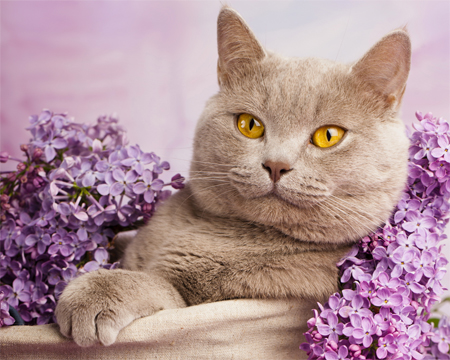
#> input picture Task-12/cat.jpg, 450 x 360 px
$ python contrast.py
#> lines starting #> are read from the running program, lines starting #| are printed output that depends on the picture
#> further down, source is the input picture: shape (360, 450, 3); mean B, G, R 150.2, 144.5, 175.8
import cv2
import numpy as np

def increaseContrast(image, clipLim):
#> called with clipLim = 2
    labImage = cv2.cvtColor(image, cv2.COLOR_BGR2LAB)
#> labImage: shape (360, 450, 3); mean of channels 0, 1, 2 159.5, 141.3, 129.7
    lChannel, a, b = cv2.split(labImage)
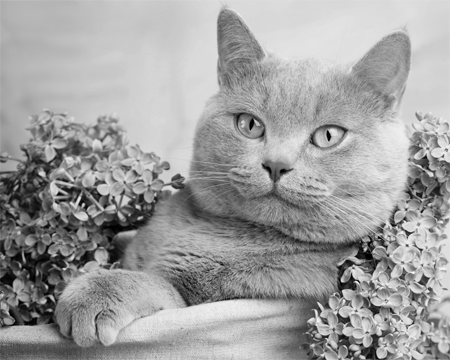
#> lChannel: shape (360, 450); min 0, max 250, mean 159.5
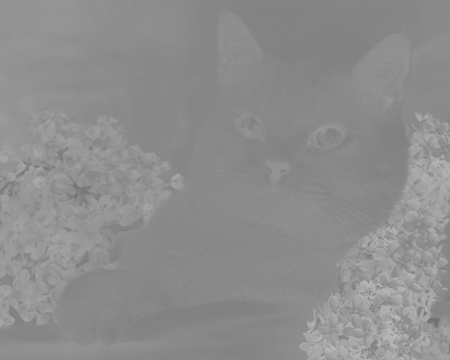
#> a: shape (360, 450); min 111, max 189, mean 141.3
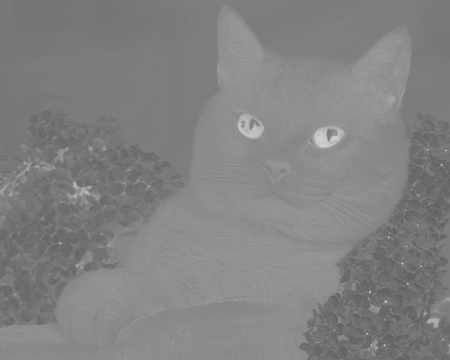
#> b: shape (360, 450); min 93, max 209, mean 129.7

    gridSize = (8, 8)

    clahe = cv2.createCLAHE(clipLimit=clipLim, tileGridSize=gridSize)
    cl = clahe.apply(lChannel)
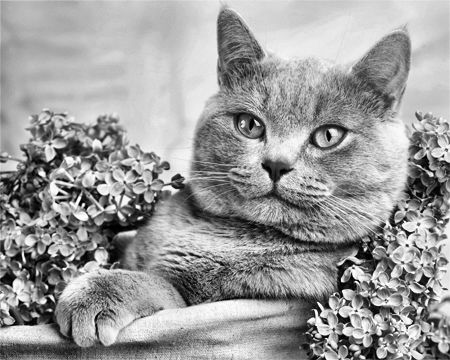
#> cl: shape (360, 450); min 0, max 255, mean 155.4
    limg = cv2.merge((cl,a,b))
#> limg: shape (360, 450, 3); mean of channels 0, 1, 2 155.4, 141.3, 129.7

    return cv2.cvtColor(limg, cv2.COLOR_LAB2BGR)
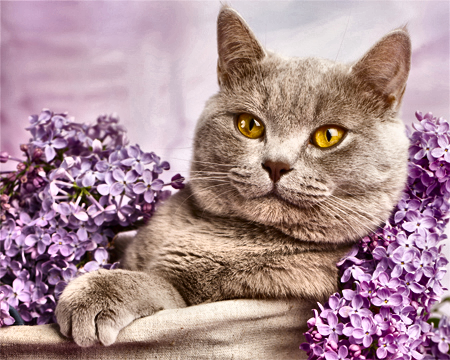
#> returned value: shape (360, 450, 3); mean B, G, R 147.1, 141.2, 171.9

source = cv2.imread('cat.jpg')
result2 = increaseContrast(source, 2)
result8 = increaseContrast(source, 8)
#> call 2 of increaseContrast, with clipLim = 8
#> in increaseContrast (call 2), `cl = clahe.apply(lChannel)`:
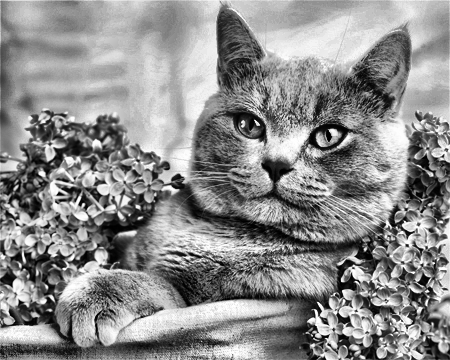
#> cl: shape (360, 450); min 0, max 255, mean 140.6
#> in increaseContrast (call 2), `limg = cv2.merge((cl,a,b))`: limg: shape (360, 450, 3); mean of channels 0, 1, 2 140.6, 141.3, 129.7
#> in increaseContrast (call 2), `return cv2.cvtColor(limg, cv2.COLOR_LAB2BGR)`:
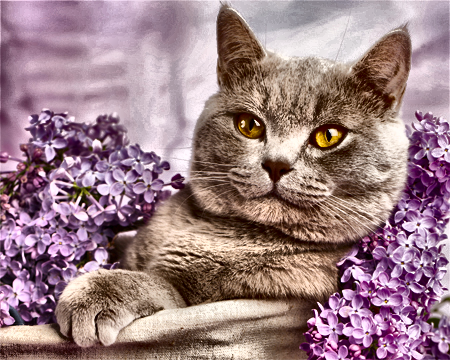
#> returned value: shape (360, 450, 3); mean B, G, R 132.8, 126.8, 156.5

cv2.imwrite('result2.jpg', result2)
cv2.imwrite('result8.jpg', result8)

cv2.imshow("Source", source)
cv2.imshow('Result 2', result2)
cv2.imshow('Result 8', result8)

cv2.waitKey(0)
cv2.destroyAllWindows()
